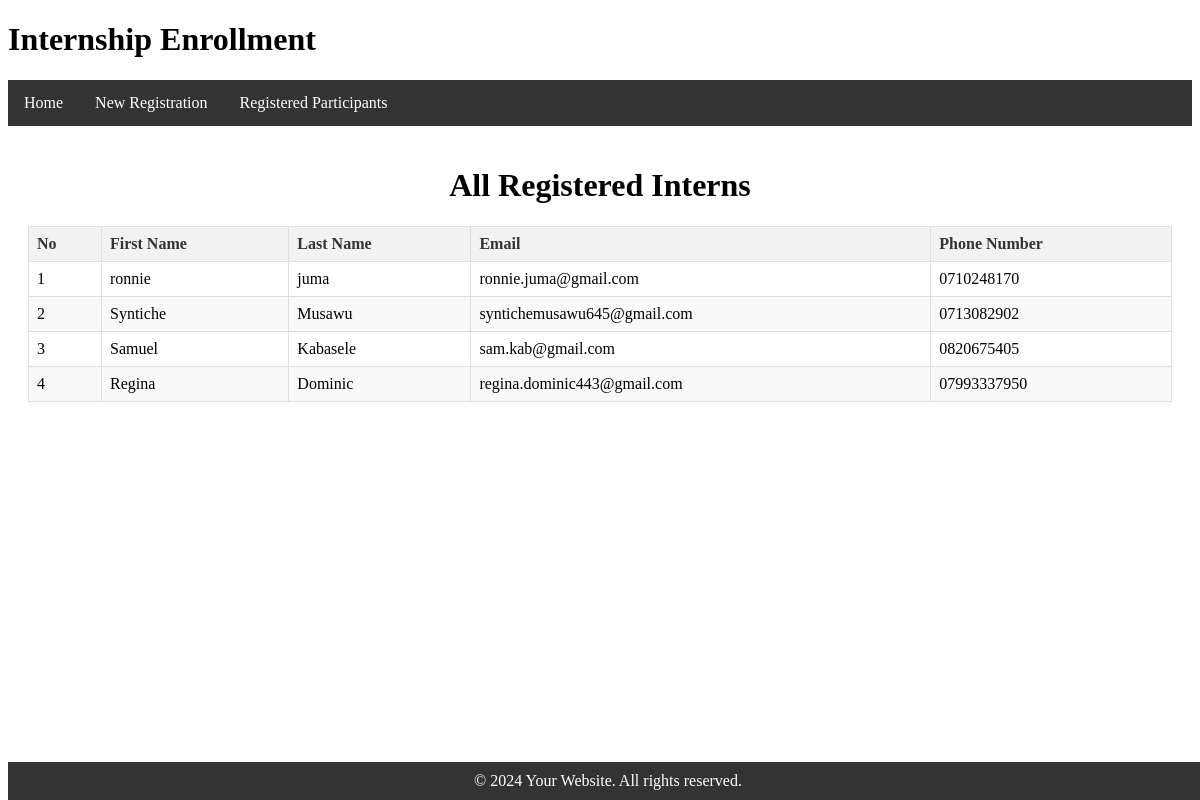
The page /existing/ on the database its author committed.
### interns/models.py (models this page shows)
class Intern(models.Model):
    Intern_fname = models.CharField(max_length=30)
    Intern_lname = models.CharField(max_length=30)
    Intern_email = models.EmailField(unique=True)
    Intern_phoneNum = models.CharField(max_length=13, unique=True)

### interns/views.py (the view)
# urls.py: path('existing/',views.existing,name='existing'),
def existing(request):
    title="All Registered Interns"
    queryset = Intern.objects.all()
    context = {
        "title":title,
        "queryset":queryset,
    }
    return render(request,"existing.html",context)

### templates/existing.html (shortened to what this page needs)
{% extends "base.html" %}
{% block content %}
 <center><h1>{{ title }}</h1></center>
 <table>
   <thead>
      <table>
        <thead>
          <tr>
            <th>No</th>
            <th>First Name</th>
            <th>Last Name</th>
            <th>Email</th>
            <th>Phone Number</th>
          </tr>
        </thead>
        <tbody>
          {% for k in queryset %}
            <tr>
              <td>{{ forloop.counter }}</td>
              <td>{{ k.Intern_fname }}</td>
              <td>{{ k.Intern_lname }}</td>
              <td>{{ k.Intern_email }}</td>
              <td>{{ k.Intern_phoneNum }}</td>
            </tr>
          {% endfor %}
        </tbody>
      </table>
{% endblock %}

### templates/base.html (shortened to what this page needs)
{% load static %}
<!DOCTYPE html>
<html lang="en">
<head>
    <link rel="stylesheet" href="{% static 'style.css' %}">
</head>
<body>
    <header>
        <h1>Internship Enrollment</h1>
    </header>
    <nav>
        <a href="{% url 'home' %}">Home</a>
        <a href="{% url 'register' %}">New Registration</a>
        <a href="{% url 'existing' %}">Registered Participants</a>
    </nav>
    <main>
        {% block content %}
            {% endblock %}
    </main>
    <footer>
        &copy; 2024 Your Website. All rights reserved.
    </footer>
</body>
</html>

### static/style.css (style rules this page uses)
nav { background-color: #333; overflow: hidden; }
nav a { float: left; display: block; color: white; text-align: center; padding: 14px 16px; text-decoration: none; }
main { padding: 20px; }
footer { background-color: #333; color: white; text-align: center; padding: 10px 0; position: fixed; bottom: 0; width: 100%; }

### templates/existing.html (style rules this page uses)
table { width: 100%; border-collapse: collapse; }
th, td { border: 1px solid #dddddd; text-align: left; padding: 8px; }
th { background-color: #f2f2f2; color: #333333; }
tr:nth-child(even) { background-color: #f9f9f9; }

### rows shown on the page
Intern: Intern_fname "ronnie", Intern_lname "juma", Intern_email "ronnie.juma@gmail.com", Intern_phoneNum "0710248170"
Intern: Intern_fname "Syntiche", Intern_lname "Musawu", Intern_email "syntichemusawu645@gmail.com", Intern_phoneNum "0713082902"
Intern: Intern_fname "Samuel", Intern_lname "Kabasele", Intern_email "sam.kab@gmail.com", Intern_phoneNum "0820675405"
Intern: Intern_fname "Regina", Intern_lname "Dominic", Intern_email "regina.dominic443@gmail.com", Intern_phoneNum "07993337950"

### other values the page prints
{{ title }} "All Registered Interns"
